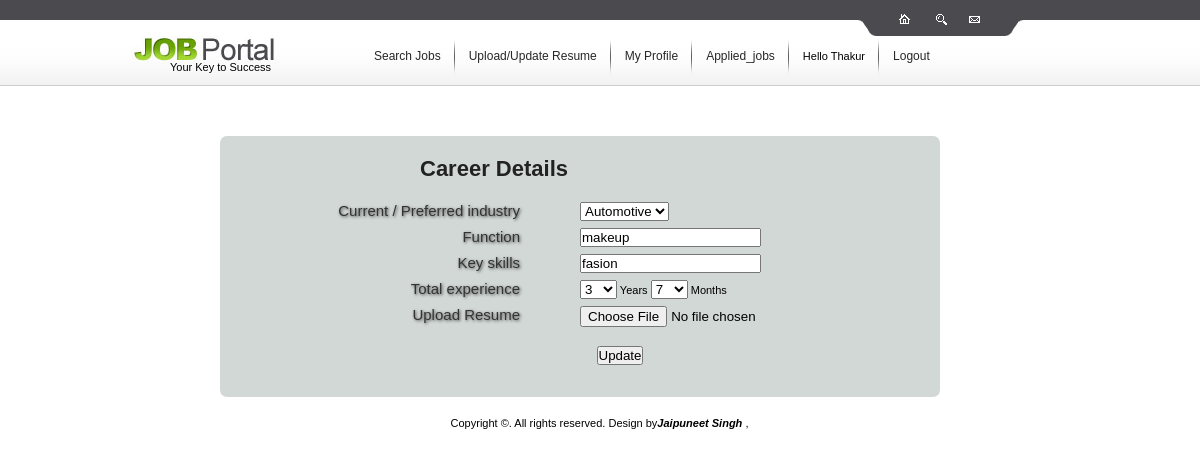
The page /edit_career_detail.php (signed in) on the database its author committed.
### tables this page shows
CREATE TABLE IF NOT EXISTS `career_detail` (
  `stu_id` int(100) NOT NULL,
  `industry` varchar(100) NOT NULL,
  `function` varchar(100) NOT NULL,
  `key_skills` varchar(100) NOT NULL,
  `experience` varchar(100) NOT NULL,
  `resume` varchar(100) NOT NULL,
  PRIMARY KEY (`stu_id`)
);

### edit_career_detail.php (the view, shortened to what this page needs)
<?php
include('meta.php');
include('stu_header.php');
$stu_id=$_SESSION['user_id'];
$res=mysql_query("select * from career_detail where stu_id='$stu_id'");
$row=mysql_fetch_row($res);
$ex=explode('-',$row[4]);
?>
<!DOCTYPE html PUBLIC "-//W3C//DTD XHTML 1.0 Transitional//EN" "http://www.w3.org/TR/xhtml1/DTD/xhtml1-transitional.dtd">
<html xmlns="http://www.w3.org/1999/xhtml">
<head>
</head>
<body>
<div class="infoform">
<h1>Career Details</h1>
<form action="" method="post" enctype="multipart/form-data" name="form1">
  <p>
    <label for="industry">Current / Preferred industry</label>
    <select name="industry" id="industry" class="field">
    <option value="Automotive">Automotive</option>
    </select>
  </p>
  <p>
    <label for="function">Function</label>
    <input type="text" name="function" id="function" class="field" value="<?php echo $row[2];  ?>" >
  </p>
  <p>
    <label for="key_skills">Key skills</label>
    <input type="text" name="key_skills" id="key_skills" class="field" value="<?php echo $row[3];  ?>" >
  </p>
  <p>
    <label for="experience[]">Total experience</label>
    <select name="experience[]" id="experience[]" class="field">
    <?php
	for($a=0;$a<=50;$a++)
	{
		if($a==$ex[0])
			echo "<option value=$a selected>$a</option>";
		else
			echo "<option value=$a>$a</option>";
	}
	?>
    </select> Years
    <select name="experience[]" id="experience[]">
    <?php
	for($a=0;$a<=11;$a++)
	{
		if($a==$ex[1])
			echo "<option value=$a selected>$a</option>";
		else
			echo "<option value=$a>$a</option>";
	}
	?>
    </select> Months
  </p>
  <p>
    <label for="resume">Upload Resume</label>
    <input type="file" name="resume" id="resume" class="field" />
  </p>
  <br />
  <p align="center">
    <input type="submit" name="sub" id="sub" value="Update" />
  </p>
</form>
<p>&nbsp;</p>
</div>
</body>
</html>
<?php
include('footer.php');
?>

### style.css (style rules this page uses)
* { margin:0px; padding:0px; }
html { width:100%; background-image:url(images/bg.gif); background-position:top left; background-repeat:repeat-x; }
body { width:1000px; margin:0 auto; font-family:Arial, Helvetica, sans-serif; font-size:11px; }
.infoform { padding:20px; padding-left:100px; margin-left:120px; width:600px; background:#D1D8D5; overflow:auto; border-radius:7px; -moz-border-radius:7px; -webkit-border-radius:7px; }
.infoform label { display:bloack; float:left; margin-right=10px; text-align:right; width:200px; line=height:25px; font-size:15px; color:#333; text-shadow:1px 1px 3px #444; }
.infoform .field { margin-left:60px; margin-bottom:7px; }
.infoform h1 { margin-left:100px; margin-bottom:20px; color:#222; }

### rows shown on the page
career_detail: function "makeup", key_skills "fasion", experience "3", experience "7"

### other values the page prints
$_SESSION['name'] "Thakur"
